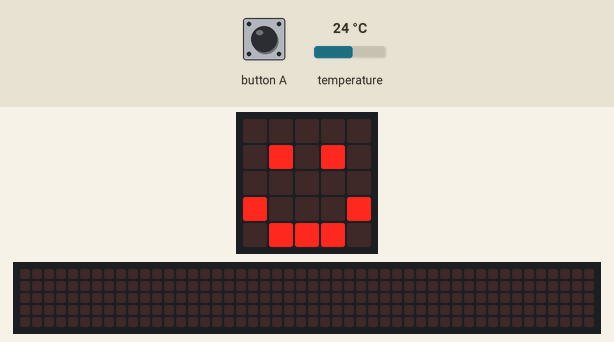
This program was run on a simulated BBC micro:bit (MakeCode). On the bench: the board's 5×5 LED display, a strip that is not on the board, showing the scrolling text unrolled. The inputs (shaded band) are chosen by the test bench; at power-on: temperature 24 °C. The 48×5 strip is a reading aid, not a part: it shows the text the display is scrolling, unrolled, one strip-width of it at a time.

Above: at 1.2 s.
1.3 s: button A pressed for 0.15 s
At 1.92 s:
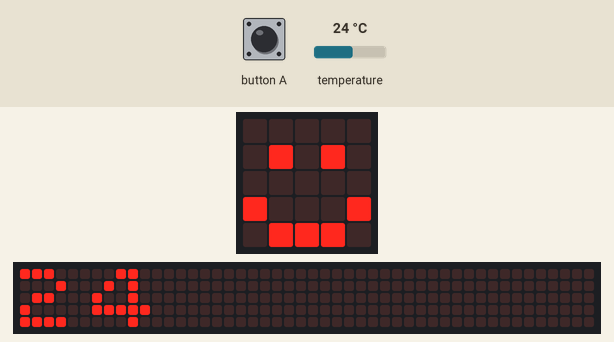
3.9 s: temperature set to 19.1 °C
At 6.3 s:
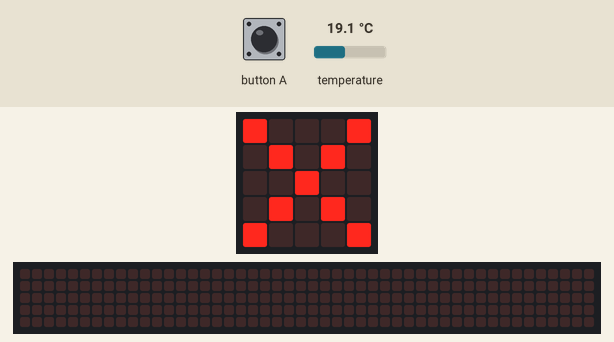
6.6 s: temperature set to 20.5 °C
At 7.7 s:
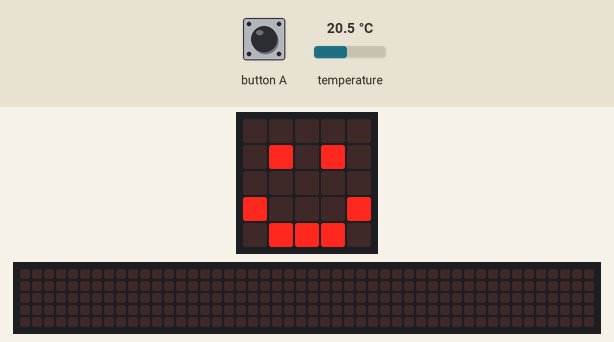
8.5 s: temperature set to 33 °C
At 10.0 s:
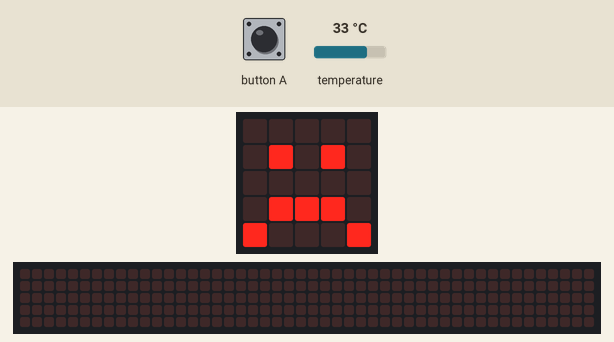
10.3 s: button A pressed for 0.15 s
At 11.41 s:
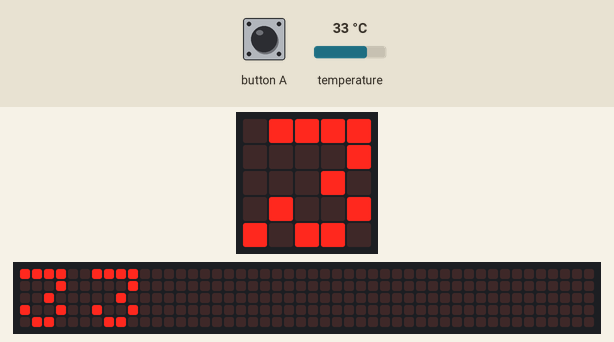
Timing chart, 0 to 12.0 s (numbered marks = the images above; inputs shaded):
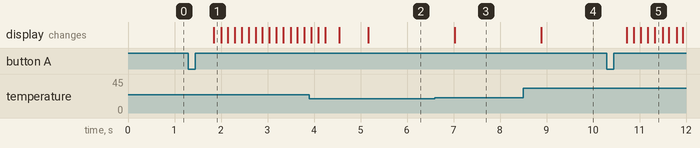

Measured:
- the behaviour switches between 19.9 and 20 °C on temperature (found by bisection; images 2 and 3)
- after the input at 1.3 s, the display: changes after 0.54 s (image 1)
- after the input at 3.9 s, the display: first differs from a run without the input after 1.3 s (image 2)
- after the input at 6.6 s, the display: changes after 0.42 s (image 3)
- after the input at 8.5 s, the display: changes after 0.39 s (image 4)
- after the input at 10.3 s, the display: first changes after 0.43 s (image 5 shows a later state)

The program:

main.ts
```typescript
input.onButtonPressed(Button.A, function () {
    basic.showNumber(input.temperature())
})
basic.forever(function () {
    if (input.temperature() > 28) {
        basic.showIcon(IconNames.Sad)
    } else if (input.temperature() >= 20 && input.temperature() < 30) {
        basic.showIcon(IconNames.Happy)
    } else {
        basic.showIcon(IconNames.No)
    }
})
```

test.ts
```typescript
// 在此处测试；当此软件包作为插件使用时，将不会编译此软件包。
```
